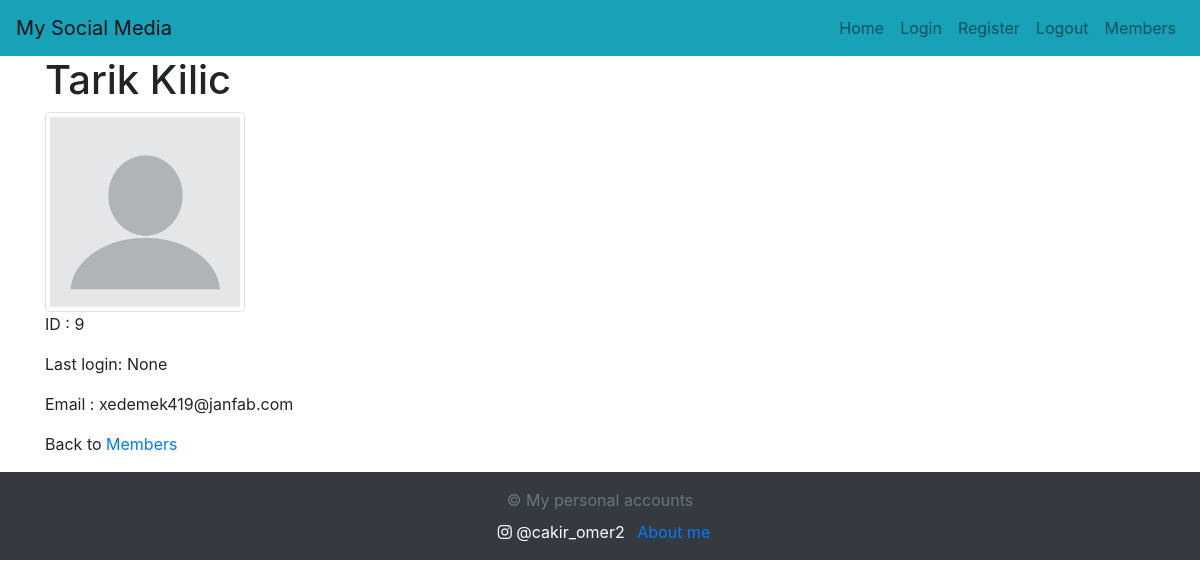
Screenshot of /members/details/9 with the database file from the repository.
### members/models.py (models this page shows, shortened)
class Member(AbstractBaseUser, PermissionsMixin):# AbstractBaseUser does the work that gives us
    email = models.EmailField(unique=True)
    first_name = models.CharField(max_length=30)
    last_name = models.CharField(max_length=30)
    is_active = models.BooleanField(default=True)
    is_staff = models.BooleanField(default=False)
    profile_picture = models.ImageField(upload_to='profile_pics/', default='default.jpg')
    objects = MemberManager()
    USERNAME_FIELD = 'email'
    REQUIRED_FIELDS = ['first_name', 'last_name']

### members/views.py (the view)
# urls.py: path('members/details/<int:id>',views.details,name='details'),
def details(request,id):
    mymember = Member.objects.get(id=id)
    if request.method=='POST':
        pp = request.FILES.get('profile_picture')
        mymember.profile_picture=pp
        mymember.save()
    template = loader.get_template('details.html')
    context = {
        'mymember':mymember,
        'logged_in_user': request.user,#to get the user who's loged in at the moment
    }
    return HttpResponse(template.render(context,request))

### members/templates/details.html (shortened to what this page needs)
{% extends "master.html" %}
{% block content %}
  <h1>{{ mymember.first_name }} {{ mymember.last_name }}</h1>
  <img src="{{ mymember.profile_picture.url }}"  class="img-thumbnail" width="200"><br>
  <p>ID : {{mymember.id}}</p>
  <p>Last login: {{ mymember.last_login }}</p>
   <p>Email : {{mymember.email}}</p>
  <p>Back to <a href="/members">Members</a></p>
{% endblock %}

### rows the page displays
Member: first_name "Tarik", last_name "Kilic", profile_picture (placeholder picture), id "9", last_login "None", email "xedemek419@janfab.com"
